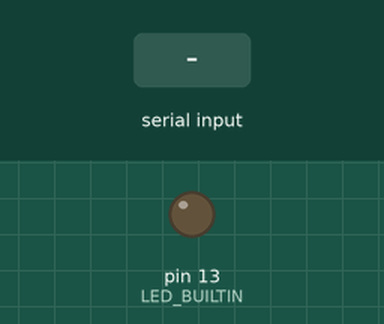
The sketch below on a simulated Arduino Uno, built with avr-gcc and run on an emulated ATmega328P. Parts: output pins drawn as LEDs (lit = HIGH). Dashed ring = blinking. The inputs (shaded band) are chosen by the test bench. Random numbers use the default seed unless the sketch sets one.

Above: at 1.2 s.
1.3 s: "90,45\n" received over Serial
At 2.7 s:
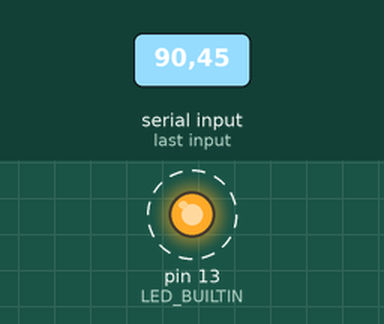
Timing chart, 0 to 10.3 s (numbered marks = the images above; inputs shaded):
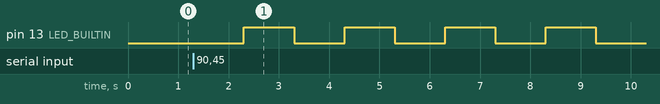

Measured:
- after the input at 1.3 s, pin 13 (LED_BUILTIN): alternates HIGH for 1.0 s and LOW for 1.0 s, starting after 1.0 s

The sketch:

rise_and_shine.ino
```cpp
/*
    Harriet Rawson
    s218291057
*/

int x;

void setup() {
  pinMode(LED_BUILTIN, OUTPUT);
  Serial.begin(9600);  // Set baud rate

}

void loop() {
  while (!Serial.available()) {}

  // Read string sent by Python to integer.
  x = Serial.readString().toInt();

  // Peform blink as many times as given integer.
  for (int i = 0; i < x; i++)
  {
    digitalWrite(LED_BUILTIN, HIGH);  // turn the LED on (HIGH is the voltage level)
    delay(1000);                      // wait for a 1 second
    digitalWrite(LED_BUILTIN, LOW);   // turn the LED off by making the voltage LOW
    delay(1000);                      // wait for a second
  }

  // Sending back a random integer for sleepy time
  int response = random(1, 10);


  // Write integer sent to Python
  Serial.println(response);

  // Push the data through serial channel.
  Serial.flush();


}
```
